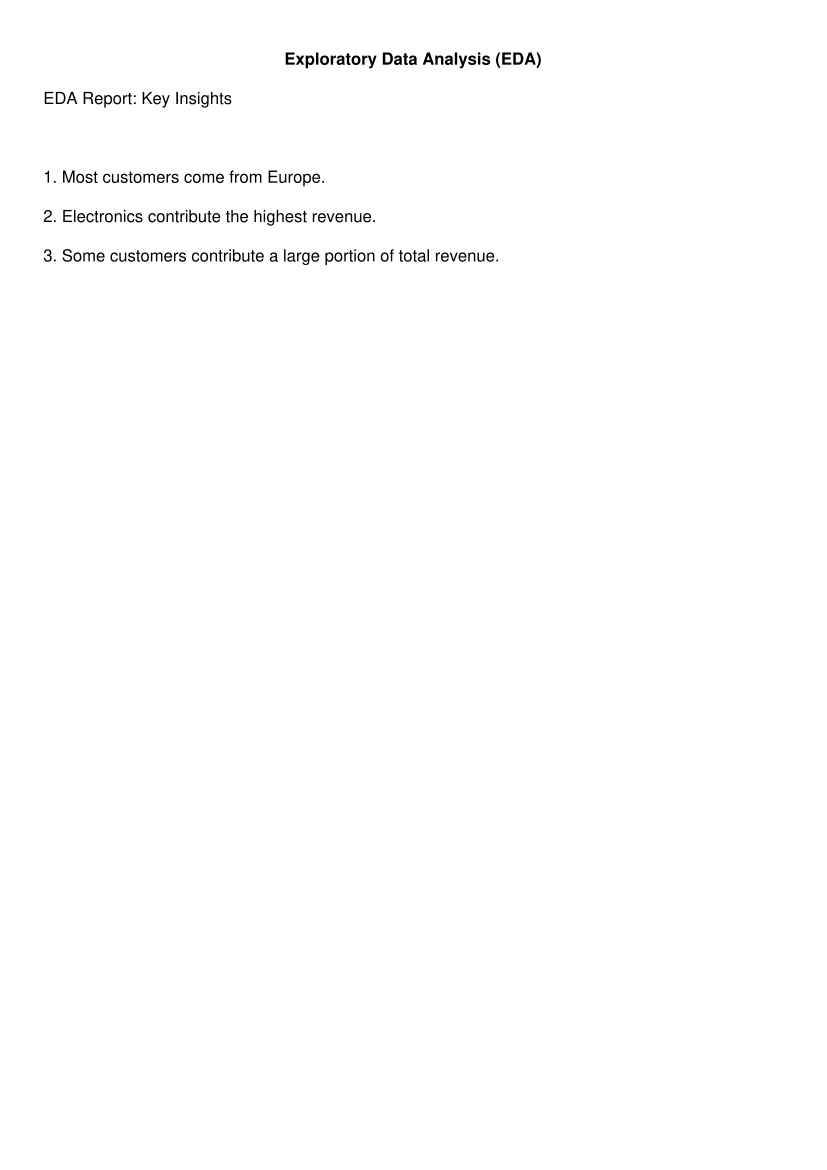

Recreate this plot in Python.
import pandas as pd
import matplotlib.pyplot as plt
import seaborn as sns

# Load data
customers = pd.read_csv('Customers.csv')
products = pd.read_csv('Products.csv')
transactions = pd.read_csv('Transactions.csv')

# Data Overview
print(customers.head())
print(products.head())
print(transactions.head())

# Customer distribution by region
plt.figure(figsize=(8, 6))
sns.countplot(x='Region', data=customers)
plt.title('Customer Distribution by Region')
plt.xticks(rotation=45)
plt.show()

# Revenue per product category
merged_df = pd.merge(transactions, products, on='ProductID')
category_revenue = merged_df.groupby('Category')['TotalValue'].sum().sort_values(ascending=False)
category_revenue.plot(kind='bar', title="Revenue by Product Category", figsize=(10, 5))
plt.ylabel("Total Revenue (USD)")
plt.show()

# Save EDA PDF report
from fpdf import FPDF

class PDF(FPDF):
    def header(self):
        self.set_font('Arial', 'B', 12)
        self.cell(0, 10, 'Exploratory Data Analysis (EDA)', 0, 1, 'C')

pdf = PDF()
pdf.add_page()
pdf.set_font("Arial", size=12)
pdf.multi_cell(0, 10, "EDA Report: Key Insights\n\n1. Most customers come from Europe.\n2. Electronics contribute the highest revenue.\n3. Some customers contribute a large portion of total revenue.\n")
pdf.output("Aditya_Harikantra_EDA.pdf")
